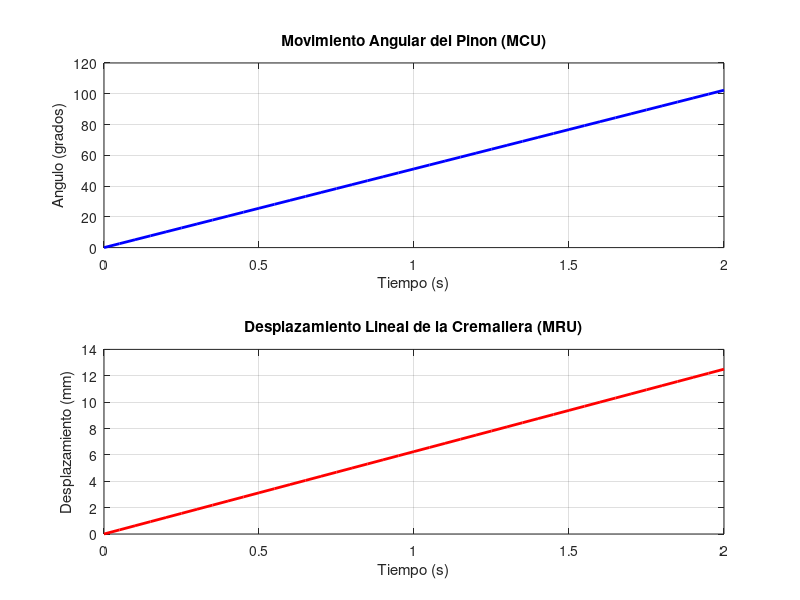

The MATLAB source for this figure: (Note: this script raises an error after producing the figure.)

%% SCRIPT 1: PINON A CREMALLERA (MCU -> MRU)
clear; clc; close all;

% =====================================================
% PARAMETROS DEL PROTOTIPO
% =====================================================

R_pinion = 0.007;       % Radio del pinon (m)
x_max = 0.0125;         % Desplazamiento maximo (m)

t_final = 2;            % Tiempo de simulacion (s)
dt = 0.05;              % Paso de tiempo (s)
t = 0:dt:t_final;

% =====================================================
% MODELO MATEMATICO
% =====================================================

% x = r*theta
% theta = x/r

theta_max = x_max / R_pinion;

% Velocidad angular constante
omega_pinion = theta_max / t_final;

% Movimiento circular uniforme
theta_pinion = omega_pinion .* t;

% Conversion angular -> lineal
x_cremallera = R_pinion .* theta_pinion;

% Velocidad lineal de la cremallera
v_cremallera = R_pinion * omega_pinion;

% =====================================================
% RESULTADOS
% =====================================================

fprintf('====================================\n');
fprintf('SIMULACION PINON - CREMALLERA\n');
fprintf('====================================\n');

fprintf('Radio del pinon: %.2f mm\n', ...
    R_pinion * 1000);

fprintf('Desplazamiento maximo: %.2f mm\n', ...
    x_max * 1000);

fprintf('Angulo maximo: %.2f grados\n', ...
    rad2deg(theta_max));

fprintf('Velocidad angular: %.4f rad/s\n', ...
    omega_pinion);

fprintf('Velocidad lineal: %.4f m/s\n', ...
    v_cremallera);

fprintf('Tiempo de simulacion: %.2f s\n', ...
    t_final);

% =====================================================
% GRAFICAS
% =====================================================

figure('Name', 'Pinon a Cremallera', ...
       'NumberTitle', 'off');

% Movimiento angular
subplot(2,1,1);

plot(t, rad2deg(theta_pinion), ...
    'b-', 'LineWidth', 2);

xlabel('Tiempo (s)');
ylabel('Angulo (grados)');
title('Movimiento Angular del Pinon (MCU)');

grid on;
xlim([0 t_final]);

% Movimiento lineal
subplot(2,1,2);

plot(t, x_cremallera * 1000, ...
    'r-', 'LineWidth', 2);

xlabel('Tiempo (s)');
ylabel('Desplazamiento (mm)');
title('Desplazamiento Lineal de la Cremallera (MRU)');

grid on;
xlim([0 t_final]);

sgtitle('Conversion de Movimiento Angular a Lineal');
